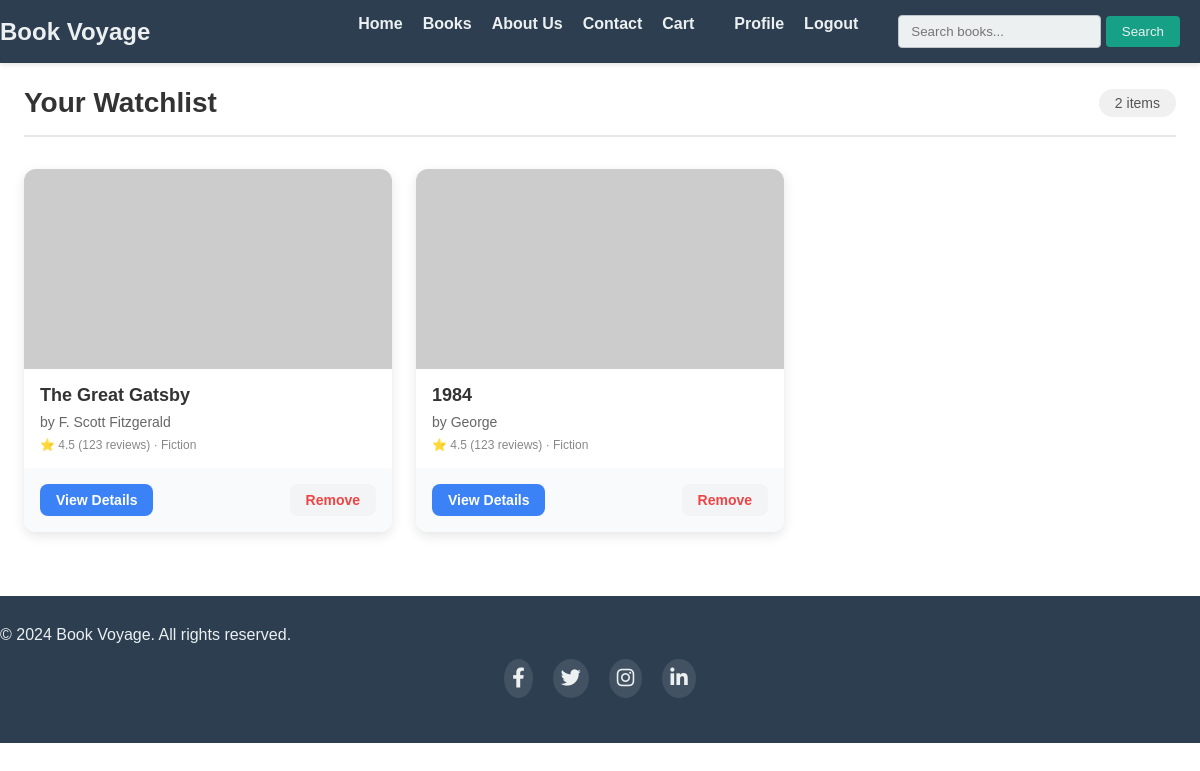
Page /watchlist/ (signed in) on the committed database.
### store/models.py (models this page shows, shortened)
class Watchlist(models.Model):
    user = models.ForeignKey(User, on_delete=models.CASCADE)
    book = models.ForeignKey(Book, on_delete=models.CASCADE)
    class Meta:
        unique_together = ('user', 'book')

class Book(models.Model):
    title = models.CharField(max_length=200)
    author = models.CharField(max_length=100)
    genre = models.CharField(max_length=50,default="story")
    description = models.TextField()
    price = models.DecimalField(max_digits=6, decimal_places=2)
    stock = models.IntegerField(default=1)
    cover_image = models.ImageField(upload_to='book_covers/', blank=True, null=True)

### store/views.py (the view)
# urls.py: path('watchlist/',view_watchlist, name='watchlist'),
@login_required
def view_watchlist(request):
    watchlist_items = Watchlist.objects.filter(user=request.user)
    return render(request, 'store/watchlist.html', {'watchlist_items': watchlist_items})

### templates/store/watchlist.html (shortened to what this page needs)
{% extends 'store/base.html' %}
{% block body %}
<div class="watchlist-section">
    <div class="watchlist-header">
        <h2 class="watchlist-title">Your Watchlist</h2>
        {% if watchlist_items %}
            <span class="watchlist-count">{{ watchlist_items|length }} items</span>
        {% endif %}
    </div>
    {% if watchlist_items %}
        <div class="watchlist-items">
            {% for item in watchlist_items %}
                <div class="watchlist-item">
                    <div class="book-cover">
                        <img src="https://via.placeholder.com/100x150" alt="{{ item.book.title }}">
                    </div>
                    <div class="book-details">
                        <a href="{% url 'book-detail' item.book.id %}" class="book-title">{{ item.book.title }}</a>
                        <div class="book-author">by {{ item.book.author }}</div>
                        <div class="book-metadata">⭐ 4.5 (123 reviews) · Fiction</div>
                    </div>
                    <div class="book-actions">
                        <a href="{% url 'book-detail' item.book.id %}" class="btn btn-primary">
                            View Details
                        </a>
                        <a href="#" class="btn btn-danger">
                            Remove
                        </a>
                    </div>
                </div>
            {% endfor %}
        </div>
    {% else %}
        <div class="empty-state">
            <div class="empty-state-icon">📚</div>
            <p>Your watchlist is empty. Start adding books you're interested in!</p>
            <a href="/books" class="browse-btn">Browse Books</a>
        </div>
    {% endif %}
</div>
{% endblock %}

### templates/store/base.html (shortened to what this page needs)
{% load static %}
<!DOCTYPE html>
<html lang="en">
<head>
  <link href="https://cdnjs.cloudflare.com/ajax/libs/font-awesome/6.2.0/css/all.min.css" rel="stylesheet">
</head>
<body>
  <header>
    <div class="container header-content">
      <a href="/" class="logo">Book Voyage</a>
      <nav>
        <ul>
          <li><a href="/">Home</a></li>
          <li>
            <a href="#">Books</a>
          </li>
          <li><a href="/about">About Us</a></li>
          <li><a href="/contact">Contact</a></li>
          <li><a href="/cart">Cart</a></li>
          <li class="auth-links">
            {% if not user.is_authenticated %}
              <li><a href="{% url 'login' %}">User Login</a></li>
              <li><a href="{% url 'staff-login' %}">Staff Login</a></li>
              <li><a href="{% url 'register' %}">Register</a></li>
            {% else %}
              <li><a href="{% url 'profile' %}">Profile</a></li>
              <li><a href="{% url 'logout' %}">Logout</a></li>
            {% endif %}
          </li>
          <li class="search-form">
            <form action="{% url 'book-search' %}" method="get">
              <input type="text" name="search" placeholder="Search books..." required>
              <button type="submit">Search</button>
            </form>
          </li>
        </ul>
      </nav>
    </div>
  </header>
  <main class="container">
    {% block body %}
    {% endblock %}
  </main>
  <footer>
    <div class="container">
      <p>&copy; 2024 Book Voyage. All rights reserved.</p>
      <ul class="social-links">
        <li><a href="#"><i class="fab fa-facebook-f"></i></a></li>
        <li><a href="#"><i class="fab fa-twitter"></i></a></li>
        <li><a href="#"><i class="fab fa-instagram"></i></a></li>
        <li><a href="#"><i class="fab fa-linkedin-in"></i></a></li>
      </ul>
    </div>
  </footer>
</body>
</html>

### templates/store/base.html (style rules this page uses)
:root { --primary-dark: #2C3E50; --primary-light: #ECF0F1; --accent-gold: #F1C40F; --accent-teal: #16A085; --neutral-dark: #34495E; --neutral-medium: #7F8C8D; --neutral-light: #BDC3C7; --bg-primary: #FFFFFF; --bg-secondary: #F8F9FA; --bg-tertiary: #E9ECEF; }
* { margin: 0; padding: 0; box-sizing: border-box; font-family: 'Raleway', sans-serif; }
body { background-color: var(--bg-primary); color: var(--neutral-dark); }
.container { background-color: transparent; box-shadow: none; }
header { background-color: var(--primary-dark); padding: 15px 0; box-shadow: 0 2px 5px rgba(0, 0, 0, 0.1); }
.header-content { display: flex; justify-content: space-between; align-items: center; }
header a { text-decoration: none; }
.logo { font-size: 24px; font-weight: bold; color: var(--primary-light); transition: color 0.3s ease; }
nav { position: relative; }
nav ul { display: flex; list-style: none; padding: 0; margin: 0; }
nav li { margin-right: 20px; position: relative; }
nav a { color: var(--primary-light); text-decoration: none; font-weight: bold; transition: color 0.3s ease; }
.search-form { display: inline-block; margin-left: 20px; }
.search-form input { padding: 8px 12px; border: 1px solid var(--neutral-light); border-radius: 4px; background-color: var(--primary-light); color: var(--neutral-dark); transition: all 0.3s ease; }
.search-form button { padding: 8px 16px; background-color: var(--accent-teal); color: var(--primary-light); border: none; border-radius: 4px; cursor: pointer; transition: background-color 0.3s ease; }
.auth-links { display: flex; align-items: center; }
footer { background-color: var(--primary-dark); padding: 30px 0; margin-top: 40px; color: var(--primary-light); }
footer .container { background-color: transparent; box-shadow: none; }
footer p { color: var(--primary-light); margin-bottom: 15px; }
.social-links { list-style: none; padding: 0; margin: 15px 0; display: flex; justify-content: center; gap: 20px; }
.social-links li { margin: 0; }
.social-links a { color: var(--primary-light); font-size: 20px; transition: all 0.3s ease; display: inline-block; padding: 8px; border-radius: 50%; background-color: rgba(255, 255, 255, 0.1); }

### templates/store/watchlist.html (style rules this page uses)
.watchlist-section { max-width: 1200px; margin: 0 auto; padding: 24px; }
.watchlist-header { display: flex; justify-content: space-between; align-items: center; margin-bottom: 32px; padding-bottom: 16px; border-bottom: 2px solid #e5e7eb; }
.watchlist-title { font-size: 28px; color: #333; font-weight: 700; }
.watchlist-count { font-size: 14px; color: #555; background: #f0f0f0; padding: 6px 16px; border-radius: 20px; }
.watchlist-items { display: grid; grid-template-columns: repeat(auto-fill, minmax(280px, 1fr)); gap: 24px; }
.watchlist-item { background: #fff; border-radius: 12px; overflow: hidden; box-shadow: 0 4px 12px rgba(0, 0, 0, 0.1); transition: transform 0.2s; }
.book-cover { height: 200px; overflow: hidden; }
.book-cover img { width: 100%; height: 100%; object-fit: cover; transition: transform 0.2s; }
.book-details { padding: 16px; display: flex; flex-direction: column; gap: 8px; }
.book-title { font-size: 18px; font-weight: bold; color: #333; text-decoration: none; }
.book-author { font-size: 14px; color: #666; }
.book-metadata { font-size: 12px; color: #888; }
.book-actions { display: flex; justify-content: space-between; padding: 16px; background: #f9fafb; }
.btn { display: inline-flex; align-items: center; padding: 8px 16px; border-radius: 8px; font-size: 14px; font-weight: 600; text-decoration: none; transition: background 0.3s, color 0.3s; }
.btn-primary { background-color: #3b82f6; color: #fff; }
.btn-danger { background-color: #f3f4f6; color: #ef4444; }

### rows in the picture
Watchlist: book "The Great Gatsby", book.author "F. Scott Fitzgerald"
Watchlist: book "1984", book.author "George"

### other values in the picture
{{ watchlist_items|length }} "2"
